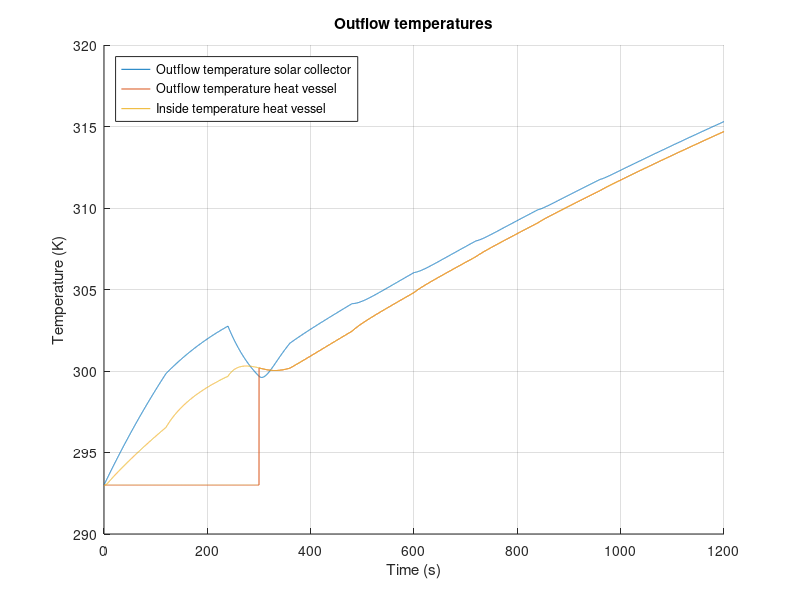

MATLAB code for this plot:
%%%%%%%%%%%%%%%%%%%%%%%%%%%%%%%%%%%%%%%%%%%%
% Matlab model for Solar Collector Group 10%
%%%%%%%%%%%%%%%%%%%%%%%%%%%%%%%%%%%%%%%%%%%%
clc;
clear;
close all;
%%
%%%%%%%%%%%
%Constants%
%%%%%%%%%%%
%Natural costants:
    sigma = 5.67*10^(-8);                       %Stefan-Boltzmann constant
    v_out = 4.5;                                %Velocity of air outside the solar collector [m/s]
    v_in = 0;                                   %Velocity of air inside the solar collector [m/s]
%Emissivity
    e_Cu = 0.22;                                %Copper tube, value 0.052
    e_glass = 0.94;
    e_PVC = 0.91;                               %PVC tube
    e_foam = 0.9;                               %foam foil
    e_Al = 0.04;                                %Aluminum tape
    e_paint = 0.95;                             %Emissivity of black paint (for comparison)
    e_wood = 0.94;
    e_CuMatte = 0.22;                           %Emissivity of the copper tube after making it less reflective (for comparison)
%Thermal conductivity
    k_air = 0.026;                              %Air [W/(m*K)]
    k_tempex =0.03;                             %Tempex plate [W/(m*K)]
    k_Cu = 400;                                 %Copper tube [W/(m*K)]
    k_wood = 0.12;                              %Wood casing [W/(m*K)]
    k_Po = 0.13;                                %Polyurethane tube [W/(m*K)]
    k_PVC = 0.19;                               %PVC thermal conduc [W/(m*K)]
    k_foil = 0.04;                              %Polyethylene foam foil [W/(m*K)]
    k_glass = 0.78;                             %Thermal conductivity of the glass plate [W/(m*K)]
%Heat transfer coefficient
    h_out_air = 10.45 - v_out + 10*(v_out)^(1/2);%Outside solar collector air [W/(m^2*K)]
    h_in_air = 10.45 - v_in + 10*(v_in)^(1/2);  %Inside solar collector air [W/(m^2*K)]
    h_air = 2.5;                                %Still standing 298K air [W/(m^2*K)]
%Specific heat
    c_water = 4186;                             %Specific heat water [J/kgK]
    c_Cu = 386;                                 %Specific heat copper [J/kgK]
    c_Al = 922;                                 %Specific heat aluminium[J/kgK]
    c_air = 1007;                               %Specific heat air[J/kgK]
%Measurements
    D_Cu = 0.012;                               %Diameter of the copper tube [m]
    D_PolyTube = 0.008;                         %Diameter of the polyurathane pump tubes [m]
    R_Cu1 = 0.005;                              %Inner radius of the copper tube [m]
    R_Cu2 = 0.006;                              %Outer radius of  the copper tube [m]
    V_air = 0.04911;                            %Volume of the air in the solar collector [m^3]
    V_Al = 8.96*10^(-5);                        %Total volume of the aluminum tape
    L_Cu_SC = 6.63;                             %Length of the copper tube in the solar collector [m]
    L_CuTube = 6.630;                           %Total length of tube that's exposed to the air [m]
    L_PolyTube1 = 3;                            %Total length of polyurathane pump tube 1 [m]
    L_PolyTube2 = 3;                            %Total length of polyurathane pump tube 2 [m]
    d_frame = 0.05;                             %Thickness of the pinewood frame [m]
%Measurements Heat storage vessel
    D_pvc = 0.050;                              %Diameter PVC tube [m]
    R_pvcThick = 0.0018;                        %PVC wall thickness
    R_pvc1 = (D_pvc/2) - R_pvcThick;            %Inner Radius PVC tube [m]
    R_pvc2 = (D_pvc/2);                         %Outer Radius PVC tube [m]
    N_insLayers = 6;                            %Number of insulating polyethylene foam foil layers [m]
    R_polyFoil = N_insLayers * 0.003;           %Radius thickness polyethylene foam foil [m]
    L_Tube_HV = 0.71;                           %PVC length [m]
%Measurements for in- and outlet connectors
    D_Po = 0.012;                               %Diameter of the polyurethane tube [m]
    R_Po1 = 0.004;                              %Inner radius of the polyurethane tube [m]
    R_Po2 = 0.006;                              %Outer radius of the polyurethane tube [m]
    L_Tube_HV_to_SC = 3;                        %Half of general setup length, HV to SC [m]
    L_Tube_SC_to_HV = 3;                        %Half of general setup length, SC to HV [m]
%Areas
    A_RadCu = 4*D_Cu*1.4+3*0.5*0.25*pi*(0.0898^2-0.0778^2)+2*0.012*0.15; %Sunlit area of the copper tube [m^2]
    A_RadAl = 0.670*1.4 - 4*0.012*1.4;                      %Sunlit area of the aluminum troughs [m^2]
    A_AirCu = 1.4*pi*D_Cu + 3*4.9594762*10^(-3) + 0.05*pi*D_Cu + 2*0.1*pi*D_Cu; %Area of the copper tube that's exposed to the air [m^2]
    A_AirTape = 1.971;                                      %Area of the aluminum tape that is exposed to the air [m^2]
    A_AirSS = 2*(1.64*0.67)+2*(0.67*0.065)+2*(0.065*1.72);  %Area of solar collector that is exposed to the air [m^2]
    A_frame = 2*(0.67*0.065)+2*(0.065*1.72);                %Area of sides touching pinewood [m^2]
    A_HV = 2*pi*(R_pvc2+R_polyFoil)*L_Tube_HV;              %Area of heat vessel [m^2] %%%%CHECK THIS
%Intensity
    I_sun = 1000;                               %Intensity of the artificial sun [W/m^2]
    I_glass = 950;                              %Intensity after absorption of glass plate [W/m^2]
%Temperatures
    T_sur = 293;                                %Temperature of the surroundings [K]
    T_in = 293;                                 %Temperature of the incoming water [K]
%Density
    rho_w = 1000;                               %Density of water [kg/m^3]
    rho_Cu = 8.3*10^3;                          %Density of copper [kg/m^3]
    rho_air = 1.29;                             %Density of air [kg/m^3]
    rho_Al = 2.70*10^3;                         %Density of aluminum [kg/m^3]
%Variables
    test_length = 20;                           %Given time in test [minutes]
    flowrate = 0.1;                             %Initial flowrate [L/min]
%%
%%%%%%%%%%%%%%
%Calculations%
%%%%%%%%%%%%%%
%%Aluminium reflection and absorption rates%%
dQdt_RadAl = (1-e_Al)*A_RadAl*I_glass;                                      %Energy that is reflected by the aluminum tape [W]
dQdt_RadAl_in = (e_Al)*A_RadAl*I_glass;                                     %Energy that is absorbed by the aluminum tape [W]
dQdt_RadCu = e_Cu*A_RadCu*I_glass + e_Cu*dQdt_RadAl;                        %Energy that is absorbed by the copper tube due to radiation [W]

%%Length of simulation%%
t_end = test_length*60;                                                     %End time [s]
t_step = 0.1;                                                               %Step size [s]
Steps = t_end/t_step;                                                       %Amount of steps

%%HEAT VESSEL%%
T_HV_table = zeros(3,Steps+1);                                              %Heat vessel table for data logging
T_HV_table(1,:) = 0:t_step:t_end;
T_HV_out=T_in;                                                              %Beginning temperature of water in the heat vessel [K]
m_SC_water = 0.512;                                                         %Max mass of water in the solar collector [kg]
m_HV_water = 1.2;                                                           %Max mass of water in the heat vessel  [kg]
m_out_tube =1/4*pi*((D_Po -2*0.002)^2)*L_Tube_HV_to_SC ;                    %Max mass of water in the outlettubing [kg]
m_hv_frac = 0;                                                              %Initial fraction hot water to cold water [-]

%%Thermocline HV start values%%
m_HV_new = 0;                                                               %Starting mass of hot water in HV  [kg]
m_HV_old = m_HV_water;                                                      %Starting mass of cold water in HV [kg]
T_HV_inside = T_in;                                                         %Starting temperature HV [K]

%%Tube Heat vessel --> Solar Collector%%
m_PolyTube1_water = (1/4)*pi*D_PolyTube^2*L_PolyTube1*rho_w;                %Maximum amount of water in the tube [kg]
T_SC_in = T_in;                                                             %Starting temperature [K]

%%SOLAR COLLECTOR%%
T_SC_table = zeros(3,Steps+1);                                              %Solar collector table for data logging
T_SC_table(1,:) = 0:t_step:t_end;
T_SC_out=T_in;                                                              %Beginning temperature of water in the solar collector [K]

%SC glass plate calculations
d_glass = 0.004;                                                            %Thickness of the glass plate [m]
A_glass = 0.67*(1.640+0.080);                                               %Area of the glass plate [m]

%%Tube Solar Collector --> Heat vessel%%
m_PolyTube2_water = (1/4)*pi*D_PolyTube^2*L_PolyTube2*rho_w;                %Maximum amount of water in the tube [kg]
T_HV_in = T_in;                                                             %Starting temperature [K]

%%General%%
m_Cu = (L_Cu_SC*pi*R_Cu2^2 - L_Cu_SC*pi*R_Cu1^2)*rho_Cu;                    %Mass of the copper tube in the solar collector [kg]
m_air = rho_air*V_air;                                                      %Mass of the air in the solar collector [kg]
m_Al = rho_Al*V_Al;                                                         %Total mass of the aluminum tape [kg]
T_air = T_in;                                                               %Starting temperature of the air [K]
T_Al = T_in;                                                                %Starting temperature of the aluminum tape [K]
m_flow = (flowrate/60/1000)*rho_w*t_step;                                   %Mass of water inflow from pump during t_step [kg]
%%
for t=0:t_step:t_end
    %%Variable flowrate
    if (120<t && t<1080)                                                   %Varying flow rate between 2 minutes and 18 minutes
          xStart = 0.2;                                                    %Flow rate after 2 minutes
          steptime = 0.4;                                                  %Stepsize of the flow rate after every 2 minutes
          N = 8;                                                           %Amount of steps
          pump = xStart + (0:N-1)*steptime;                                %Ceating array with differnt flow rates
          flowrate = pump(round((t-60)/120));                              %At what time which array (flow rate) should be picked
          m_flow = (flowrate/60/1000)*rho_w*t_step;                        %Mass of water inflow from pump during t_step [kg]
    elseif (1080<t && t<1200)                                              %Flow rate between 18 minutes and 20 minutes
          flowrate = 3;                                                    %Flow rate [L/min]
          m_flow = (flowrate/60/1000)*rho_w*t_step;                        %Mass of water inflow from pump during t_step [kg]
    end
    %%
    %%%%%%%%%%%%%%%%%%%%%%%%%%%%%%%%%%%%%%%%
    %       Equations for the vessel       %
    %%%%%%%%%%%%%%%%%%%%%%%%%%%%%%%%%%%%%%%%    
    %%%%%Insulation heat loss%%%%
    R_HV_PVC_cond = R_pvc1/(k_PVC*(2*pi*R_pvc2*L_Tube_HV));                     %Thermal resitance of conduction through PVC [K/W]
    R_HV_ins_Cond =  (log((R_pvc2 + R_polyFoil)/R_pvc2)) / (k_foil*A_HV);   %Thermal resitance of conduction through poly foam foil [K/W]
    R_HV_ins_Conv = 1 / (h_air*A_HV);                                       %Thermal resitance of convection outside poly foam foil [K/W]
    HL_RadOut_PVC = e_PVC * sigma * A_HV * (T_HV_inside^4 - T_sur^4);   %Heat loss due to radiation PVC [W]
    HL_RadOut_foam = e_foam * sigma * A_HV * (T_HV_inside^4 - T_sur^4); %Heat loss due to radiation foam foil [W]
    R_HV_ins_total = R_HV_PVC_cond + R_HV_ins_Cond + R_HV_ins_Conv;         %Total thermal resistance in series [K/W]
    %Total heat flow through insulation multiplied with fraction hot water
    dQdt_HV_insulation = m_hv_frac*(-((T_HV_inside - T_sur ) / R_HV_ins_total)-HL_RadOut_PVC-HL_RadOut_foam);   
    
    %%%%%End caps heat loss%%%%
    R_HV_cap_Conv = 1 /h_air*pi*(R_pvc2+R_pvcThick).^2;                     %Thermal resistance due to convection on end caps [K/W]
    R_HV_cap1 = R_pvcThick / (k_PVC * (pi*R_pvc2).^2);                      %Thermal resistance end-cap [K/W]
    R_HV_cap2 = R_HV_cap1;                                                  %Thermal resistance upper end cap [K/W]
    if m_hv_frac == 1
        %If heatvessel is full of hot water, heat loss from both end caps is presumed
        R_HV_caps_total = R_HV_cap1 + R_HV_cap2 + 2*R_HV_cap_Conv;
        dQdt_HV_caps = -((T_HV_inside - T_sur ) / R_HV_caps_total);
    else
        %If hot water not at bottom HV, only 1 end-cap
        R_HV_caps_total = R_HV_cap1 + R_HV_cap_Conv;                        
        dQdt_HV_caps = -((T_HV_inside - T_sur ) / R_HV_caps_total);
    end
    
    %%%%Total heat flow storage vessel%%%%
    dQdt_HV_total = dQdt_HV_insulation + dQdt_HV_caps;                      %Total heat flow storage vessel [W/m^2]
    
    %%%%Calculate internal temperature%%%%
    delta_T = (dQdt_HV_total*t_step/(m_HV_water*c_water));                  %Resulting delta T of heat flow [K]
    T_HV_inside = T_HV_inside+delta_T;                                      %Resulting internal temperature [K]
    
    %%%%Thermocline effect%%%% 
    if (m_HV_new < m_HV_water)                                              % Cold region thermocline provides outlfow HV
        m_HV_new = m_HV_new + m_flow;
        T_HV_inside = (m_flow*T_HV_in + T_HV_inside*m_HV_new)/(m_HV_new + m_flow);
        m_hv_frac = m_HV_new / m_HV_water;                                  %Fraction hot to cold water in HV
        m_HV_old = m_HV_old - m_flow;
        T_HV_out = T_in;                                                    %Resulting temperature outlfow if full of hot water
    else                                                                    %Thermocline when cold water has been dispersed
        T_HV_inside = (m_flow*T_HV_in + T_HV_inside*m_HV_new)/(m_HV_new + m_flow);
        m_hv_frac = 1;                                                      %Fraction of cold water to hot water is 1, used for heat losses in HV
        T_HV_out = T_HV_inside;                                             %Resulting temperature outlfow if not full of hot water
    end
    
    %%%%Log HV data for plotting%%%%
    Column = round((1/t_step)*t+1);                                         %Table time step counter
    T_HV_table(2,Column)=T_HV_out;                                          %Assign value for T_HV_out to the right space
    T_HV_table(3,Column)=dQdt_HV_total;                                     %Assign value for dQdt_HV_total to the right space
    T_HV_table(4,Column)=T_HV_inside;                                       %Assign value for inside temperature heat vessel
    
    %%
    %%%%%%%%%%%%%%%%%%%%%%%%%%%%%%%%%%%%%%%%
    %Tube 1 Heat vessel --> Solar collector%
    %%%%%%%%%%%%%%%%%%%%%%%%%%%%%%%%%%%%%%%%
    %%%%Inflow temperature%%%%
    m_PolyTube1_old = m_PolyTube1_water - m_flow;                           %Mass of water from t-t_step [kg]
    m_PolyTube1_new = m_flow;                                               %Mass of water added to the heat vessel during t_step [kg]
    T_SC_in = (m_PolyTube1_old*T_SC_in + m_PolyTube1_new*T_HV_out)/(m_PolyTube1_old+m_PolyTube1_new); %Inflow temperature [K] 
    
    %%%%Thermal resistance%%%%
    R_tube_out_Cond =  (log(R_Po2 /R_Po1)) / ((2*pi*k_Po*L_Tube_HV_to_SC ));%Thermal resitance of conduction outlet tubing [K/W]
    R_tube_out_Conv = 1 / (h_air*(2*pi*R_Po2)*L_Tube_HV_to_SC) ;           %Thermal resitance of convection outlet tubing [K/W]
    R_tube_out_total = R_tube_out_Cond + R_tube_out_Conv;                  %Total thermal resistance in series [K/W]
    
    %%%%Total heat flowflow%%%%
    dQdt_PolyTube1_total = -((T_HV_out - T_sur ) / R_tube_out_total);       %Total heat flow HV to SC[W/m^2]
    
    %%%%Outflow temperature
    delta_T = (dQdt_PolyTube1_total*t_step/(m_PolyTube1_water*c_water));    %Resulting delta T of heat flow [K]
    T_SC_in = T_SC_in+delta_T;                                              %Resulting outflow temperature [K]
    
    %%
    %%%%%%%%%%%%%%%%%%%%%%%%%%%%%%%%%%%%%%%%
    %  Equations for the solar collector   %
    %%%%%%%%%%%%%%%%%%%%%%%%%%%%%%%%%%%%%%%%
    m_SC_old = m_SC_water - m_flow;                                         %Mass of water from t-t_step [kg]
    m_SC_new = m_flow;                                                      %Mass of water added to the solar collector during t_step [kg]
    T_SC_out = (m_SC_old*c_water*T_SC_out + m_Cu*c_Cu*T_SC_out + m_SC_new*c_water*T_SC_in)/(m_SC_old*c_water + m_Cu*c_Cu + m_SC_new*c_water);

    %%%Heat transfer mechanisms in the solar collector%%%	
    dtQt_RadOut = e_Cu * sigma * A_AirCu * (T_SC_out^4 - T_air^4);          %Heat loss due to radiation [W]                
    R_CondOut = (log(R_Cu2/R_Cu1)) / (2*pi*k_Cu*L_CuTube);                  %Thermal resistance due to conduction in the copper tube [K/W]
    R_Cu_conv = 1 / (h_air*A_AirCu);                                         %Thermal resistance due to convection [K/W]
    R_SC_total = R_CondOut + R_Cu_conv;                                     %The total of all the thermal resistances [K/W]
  
    %%%%Total heat flow solar collector%%%%
    dQdT_SC_tube = ((T_SC_out - T_air) / R_SC_total);
    dQdt_SC_total = dQdt_RadCu - dQdT_SC_tube - dtQt_RadOut;        %Total heat flow solar collector [W/m^2]
    
    %%%%Calculate internal temperature%%%%    
    delta_T = (dQdt_SC_total*t_step)/(m_SC_water*c_water + m_Cu*c_Cu);      %Resulting delta T of heat flow [K]
    T_SC_out=T_SC_out+delta_T;                                              %Resulting outflow temperature [K]
    
    %%%%Log SC data for plotting%%%%
    Column = round((1/t_step)*t+1);                                         %Table time step counter
    T_SC_table(2,Column)=T_SC_out;                                          %Assign value for T to the right space
    T_SC_table(3,Column)=delta_T;                                           %Assign value for T to the right space
    
    %%
    %%%%%%%%%%%%%%%%%%%%%%%%%%%%%%%%%%%%%%%%
    %Tube 2 Solar collector --> Heat vessel%
    %%%%%%%%%%%%%%%%%%%%%%%%%%%%%%%%%%%%%%%%
    m_PolyTube2_old = m_PolyTube1_water - m_flow;                           %Mass of water from t-t_step [kg]
    m_PolyTube2_new = m_flow;                                               %Mass of water added to the heat vessel during t_step [kg]
   
    T_HV_in = (m_PolyTube2_old*T_HV_in + m_HV_new*T_SC_out)/(m_PolyTube2_old+m_HV_new); %Average internal HV temperature with inflow from SC [K]
    
    R_tube_in_Cond =  (log(R_Po2 /R_Po1)) / ((2*pi*k_Po*L_Tube_SC_to_HV )); %Thermal resitance of conduction inlet tubing [K/W]
    R_tube_in_Conv = 1 / (h_air*(2*pi*R_Po2)*L_Tube_SC_to_HV) ;             %Thermal resitance of convection inlet tubing [K/W]
    R_tube_in_total = R_tube_in_Cond + R_tube_in_Conv;                      %Total thermal resistance in series [K/W]
    
    %%%%Total flow
    dQdt_PolyTube2_total = -((T_HV_in - T_sur ) / R_tube_in_total);         %Total heat flow general setup SC to HV [W/m^2]

    delta_T = (dQdt_PolyTube2_total*t_step/(m_PolyTube2_water*c_water));    %Resulting delta T of heat flow [K]
    T_HV_in = T_HV_in+delta_T;                                              %Resulting outflow temperature [K]
        
    %%
    %%%%%%%%%%%%%%%%%%%%%%%%%%%%%%%%%%%%%%%%
    %            Air Temperature           %
    %%%%%%%%%%%%%%%%%%%%%%%%%%%%%%%%%%%%%%%%
    %To calculate dQdt_air_total, first the temperature of the aluminum tape has to be determined:
    dQdt_Al_conv = h_air*A_AirTape*(T_Al-T_air);                            %Convective heat loss aluminium tape [W/m^2]
    dQdt_Al_total = dQdt_RadAl_in - dQdt_Al_conv;                           %Total heat flow aluminium tape [W/m^2]
    delta_T = (dQdt_Al_total*t_step)/(m_Al*c_Al);                           %Resulting delta T aluminium tape [K]
    T_Al = T_Al + delta_T;                                                  %Temperature aluminium tape after delta T [K]

    %Air temperature:
    dQdt_CondEnv = -(k_wood * A_frame * (T_air - T_sur))/d_frame;               %Heat flow to the environment through the wood by conduction [W/m^2]
    dQdt_CondGlass = -(k_glass*A_glass*(T_air - T_sur))/d_glass;           %Heat flow to the environment through the glass by conduction [W/m^2]
    dQdt_air_total = dQdt_Al_conv + dQdt_CondEnv + dQdt_CondGlass + dQdT_SC_tube; %Total heat flow air inside solar collector [W/m^2]
     
    delta_T = (dQdt_air_total*t_step)/(m_air*c_air);                        %Resulting delta T of heat flow [K]
    T_air = T_air + delta_T;                                                %Resulting air temperature [K]
    
end
%%
%%%%%%%%%%
%Plotting%
%%%%%%%%%%

t_var=T_SC_table(1,:);          %Time variable
T_SC_var=T_SC_table(2,:);       %Outflow temperature solar collector
T_HV_var=T_HV_table(2,:);       %Outflow temperature heat vessel
T_HV_inside = T_HV_table(4,:);  %Inside temperature heat vessel

hold on
grid on

plot(t_var,T_SC_var);
plot(t_var,T_HV_var);
plot(t_var,T_HV_inside);
ylabel('Temperature (K)')

legend({'Outflow temperature solar collector','Outflow temperature heat vessel','Inside temperature heat vessel'}, 'Location','northwest')

xlim([0 t_end]);
xlabel('Time (s)')
title('Outflow temperatures')
saveas(gcf,'Outflow temperature.jpg')
